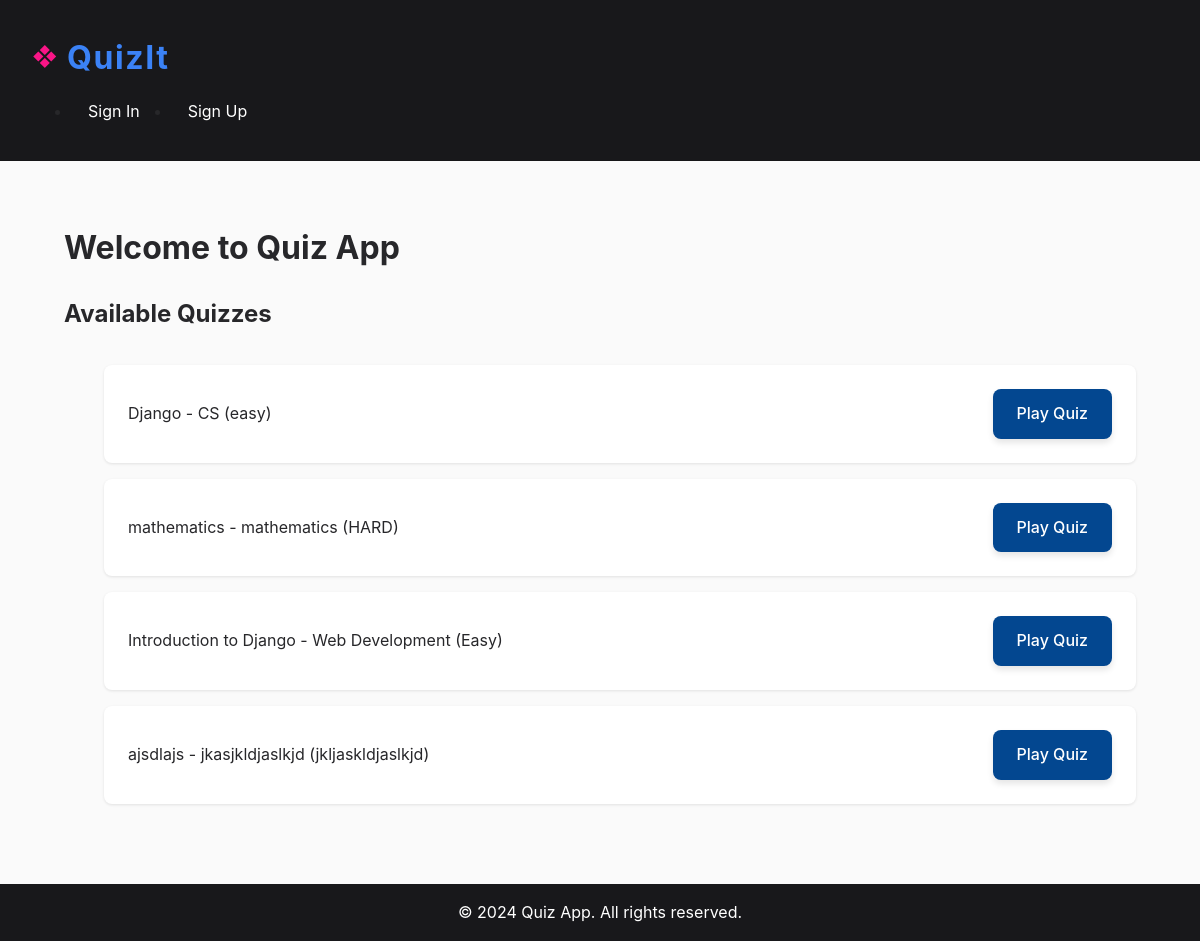
The app's page /, older data.
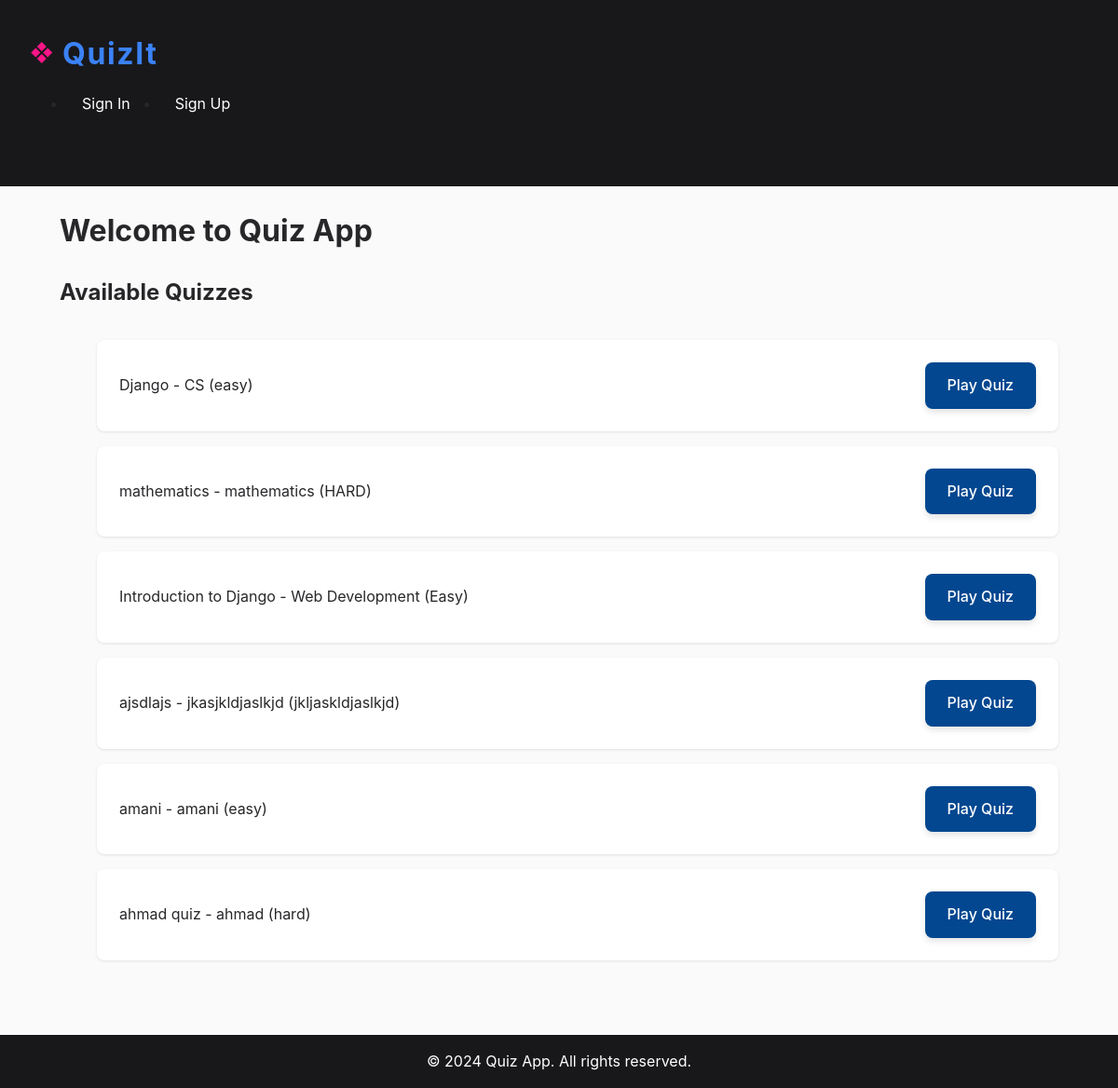
The same page, newer data.
### quiz_app/models.py (models this page shows, shortened)
class Quiz(models.Model):
    title = models.CharField(max_length=255)
    description = models.TextField()
    category = models.CharField(max_length=100)
    difficulty = models.CharField(max_length=50)
    owner = models.ForeignKey(User, on_delete=models.CASCADE, related_name="quizzes")
    created_at = models.DateTimeField(auto_now_add=True)

### quiz_app/views.py (the view)
# urls.py: path("", index, name="index"),  # Root view for the app
def index(request):
    quizzes = Quiz.objects.all()
    context = {
        "quizzes": quizzes,
        "user": request.user,  # Pass the user object to the template
    }
    return render(request, "index.html", context)

### quiz_app/templates/quiz_app/index.html (shortened to what this page needs)
{% extends 'base.html' %}
{% block body %}
<div class="container mt-5">
    <h1 class="text-center">Welcome to Quiz App</h1>
    <div class="mt-4">
        <h2>Available Quizzes</h2>
        <ul class="list-group">
            {% for quiz in quizzes %}
            <li class="list-group-item d-flex justify-content-between align-items-center">
                {{ quiz.title }} - {{ quiz.category }} ({{ quiz.difficulty }})
                <a href="{% url 'play_quiz' quiz.id %}" class="btn btn-primary">Play Quiz</a>
            </li>
            {% endfor %}
        </ul>
    </div>
</div>
{% endblock body %}

### quiz_app/templates/quiz_app/base.html (shortened to what this page needs)
<!DOCTYPE html>
<html lang="en">
<head>
    {% load static %}
    <link rel="stylesheet" href="{% static 'styles.css' %}">
</head>
<body>
    <nav class="navbar navbar-expand-lg navbar-dark bg-dark">
        <div class="container">
            <a class="navbar-brand" href="{% url 'index' %}">
                <span class="logo-icon">❖</span> QuizIt
            </a>
            <div class="collapse navbar-collapse" id="navbarNav">
                <ul class="navbar-nav ms-auto">
                    {% if user.is_authenticated %}
                    <li class="nav-item">
                        <span class="nav-link text-white">Welcome, {{ user.username }}</span>
                    </li>
                    <li class="nav-item">
                        <a class="nav-link" href="{% url 'sign_out' %}">Sign Out</a>
                    </li>
                    <li class="nav-item">
                        <a class="nav-link" href="{% url 'create_quiz' %}">Create Quiz</a>
                    </li>
                    {% else %}
                    <li class="nav-item">
                        <a class="nav-link" href="{% url 'sign_in' %}">Sign In</a>
                    </li>
                    <li class="nav-item">
                        <a class="nav-link" href="{% url 'sign_up' %}">Sign Up</a>
                    </li>
                    {% endif %}
                </ul>
            </div>
        </div>
    </nav>
    <main class="container mt-4">
        {% block body %}{% endblock body %}
    </main>
    <footer class="bg-dark text-white text-center py-3 mt-auto">
        &copy; 2024 Quiz App. All rights reserved.
    </footer>
</body>
</html>

### quiz_app/static/styles.css (style rules this page uses)
:root { --primary-color: #18181b; --accent-color: #3b82f6; --background-color: #fafafa; --text-color: #27272a; }
body { font-family: -apple-system, BlinkMacSystemFont, 'Segoe UI', Roboto, sans-serif; background-color: var(--background-color); color: var(--text-color); line-height: 1.6; margin: 0; padding-top: 60px; }
.navbar { background-color: var(--primary-color); position: fixed; width: 100%; height: 17%; z-index: 1000; top: 0; border-bottom: 1px solid rgba(0, 0, 0, 0.1); }
.navbar-nav { margin-left: auto; display: flex; align-items: center; gap: 1rem; }
.navbar-brand { display: flex; color: #060652; align-items: center; font-size: 2rem; font-weight: 700; color: var(--accent-color); text-decoration: none; letter-spacing: 0.05em; transition: transform 0.3s ease, color 0.3s ease; }
.logo-icon { font-size: 1.5rem; margin-right: 0.5rem; color: #fa1587; animation: spin 4s linear infinite; }
.navbar-nav .nav-item .nav-link { color: white; text-decoration: none; padding: 0.5rem 1rem; transition: color 0.2s ease; }
.container { max-width: 1140px; margin: 0 auto; padding: 2rem; }
.list-group { display: flex; flex-direction: column; gap: 1rem; margin-top: 2rem; }
.list-group-item { background: white; border-radius: 8px; padding: 1.5rem; display: flex; justify-content: space-between; align-items: center; box-shadow: 0 1px 3px rgba(0, 0, 0, 0.1); }
.btn { display: inline-flex; align-items: center; padding: 0.75rem 1.5rem; border-radius: 6px; font-weight: 500; text-decoration: none; transition: all 0.2s ease; border: none; cursor: pointer; }
.btn-primary { background-color: var(--accent-color); color: white; }
footer { background-color: var(--primary-color); color: white; text-align: center; padding: 1rem 0; position: relative; bottom: 0; width: 100%; }
.btn-primary { background-color: #034790; color: white; border: none; border-radius: 8px; font-size: 1rem; padding: 0.75rem 1.5rem; cursor: pointer; box-shadow: 0 4px 6px rgba(0, 0, 0, 0.1); transition: all 0.3s ease; }

Row changes from the older to the newer data that the page shows:
added Quiz: title "amani", category "amani", difficulty "easy"
added Quiz: title "ahmad quiz", category "ahmad", difficulty "hard"
